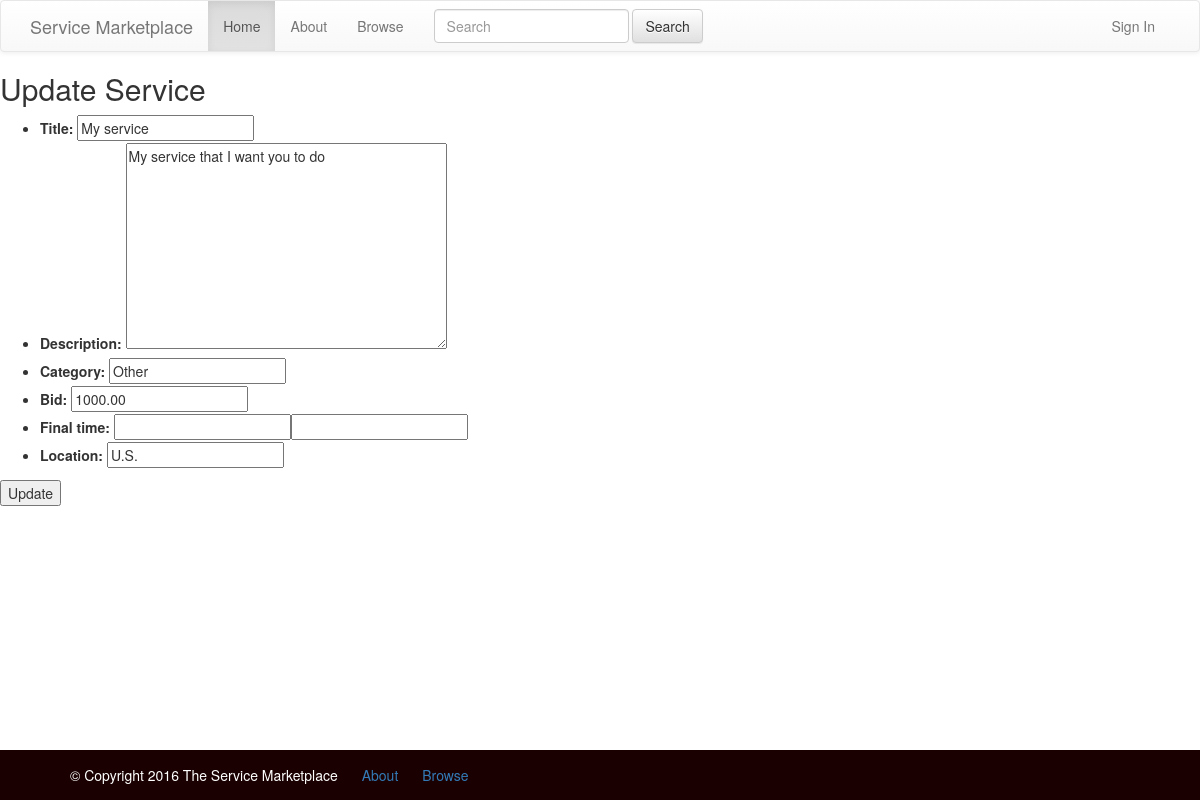
Page /service/update/11/ on the committed database.
### market/models.py (models this page shows, shortened)
class Service(models.Model):
    client = models.ForeignKey(
        settings.AUTH_USER_MODEL,
        related_name='service_client',
        null=True,
        blank=True
    )
    service_provider = models.ForeignKey(
        settings.AUTH_USER_MODEL,
        related_name='service_service_providers',
        null=True,
        blank=True
    )
    title = models.CharField(max_length=100)
    description = models.TextField()
    location = models.CharField(max_length=50, default="U.S.")
    final_time = models.DateTimeField("Ending Time")
    category = models.CharField(max_length=50, default="Other")
    is_open = models.BooleanField(default=True)
    bid = models.DecimalField(
        max_digits=10,
        decimal_places=2,
        default=1000.00
    )
    created_date = models.DateTimeField(default=timezone.now)

### market/views.py (the view)
# urls.py: url(r'^service/update/(?P<pk>\d+)/$', views.service_update, name="service_update"),
def service_update(request, pk=None):
    args = {}
    service = get_object_or_404(Service, pk=pk)
    form = ServiceForm(request.POST or None, instance=service)
    if request.method == "POST":
        if form.is_valid():
            service = form.save(commit=False)
            service.save()
            return HttpResponseRedirect('/service/' + pk)
    args.update(csrf(request))
    args['form'] = form
    args['action'] = "Update"
    return render_to_response('market/service_action.html', args)

### market/forms.py
class ServiceForm(forms.ModelForm):
    final_time = forms.SplitDateTimeField(input_date_formats=['%m/%d/%Y'],
                                          input_time_formats=['%H:%M%p'])
    class Meta:
        model = Service
        fields = (
            'title',
            'description',
            'category',
            'bid',
            'final_time',
            'location'
        )

### market/templates/market/service_action.html (shortened to what this page needs)
{% extends "market/base.html" %}
{% block css %}
    {% load staticfiles %}
    <link rel="stylesheet" href="https://cdnjs.cloudflare.com/ajax/libs/jquery-timepicker/1.8.11/jquery.timepicker.min.css">
{% endblock %}
{% block content %}
    <h2>{{ action }} Service</h2>
    <form action="" method="post">{% csrf_token %}
        <ul>
            {{form.as_ul}}
        </ul>
        <input type="submit" value="{{ action }}" />
    </form>
{% endblock %}

### market/static/css/base.css (style rules this page uses)
html, body { margin:0; padding:0; height:100%; }

### rows in the picture
Service: title "My service", description "My service that I want you to do", category "Other", bid "1000.00", location "U.S."

### other values in the picture
{{ action }} "Update"
